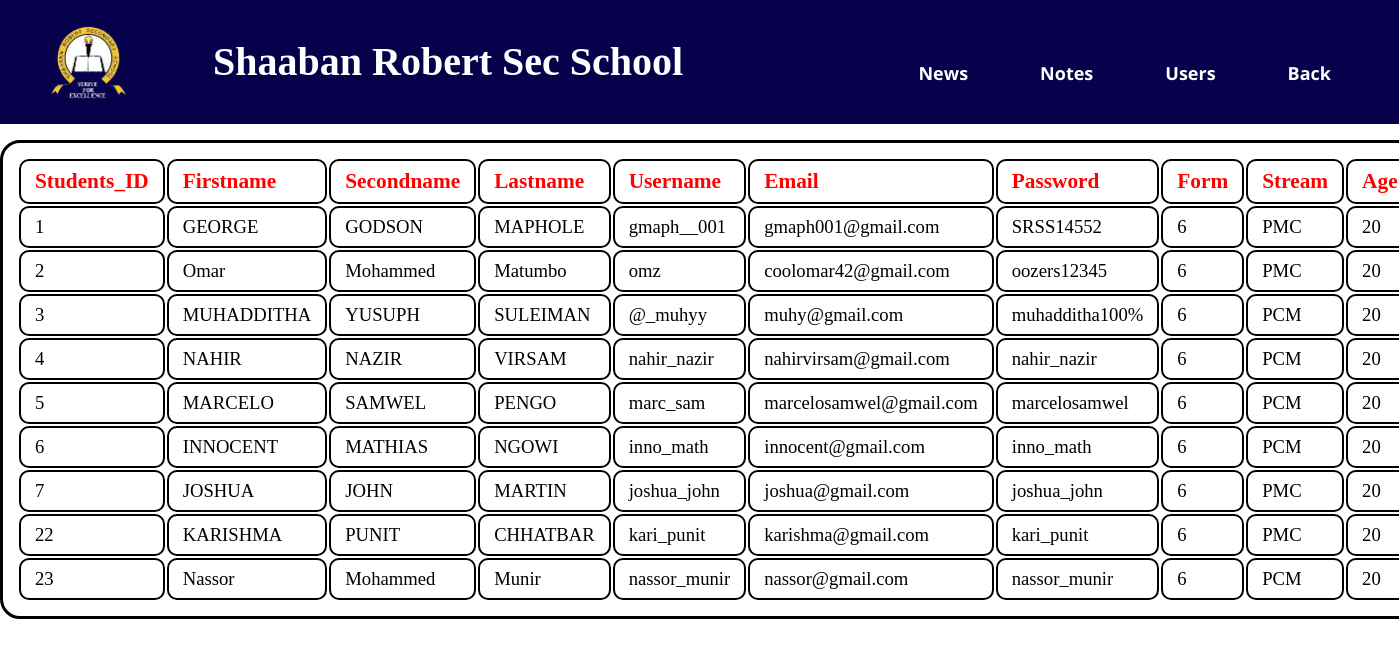
The page /users.php on the database its author committed.
### tables this page shows
CREATE TABLE `students` (
  `Students_ID` int(255) NOT NULL,
  `firstname` varchar(255) NOT NULL,
  `secondname` varchar(255) NOT NULL,
  `lastname` varchar(255) NOT NULL,
  `username` varchar(500) NOT NULL,
  `email` varchar(50) NOT NULL,
  `password` varchar(100) NOT NULL,
  `form` int(1) NOT NULL,
  `stream` varchar(3) NOT NULL,
  `age` int(2) NOT NULL,
  `photo` varchar(500) DEFAULT NULL,
  `OTP` int(6) DEFAULT NULL,
  `userkey` int(20) NOT NULL,
  `tarehe` int(50) NOT NULL
);

### users.php (the view, shortened to what this page needs)
<?php
     $uname = $_GET['uname'];
?>
<!DOCTYPE html>
<html lang="en">
<head>
     <link rel="stylesheet" type="text/css" href="navBar.css">
     <link rel="stylesheet" type="text/css" href="users.css">
</head>
<body>
     <nav class="navigation">
          <img src="media/images/srss-og.png" alt="shaaban robert logo" id="logo-img">
          <div class="menu">
               <span id="srss"><b>Shaaban Robert Sec School</b></span>
               <div class="horizontal_menu">
                    <ul type="none">
                         <?php
                              echo
                                   "<li><a href='upload_news.php?uname=$uname'>News</a></li>
                                   <li><a href='check.php?uname=$uname'>Notes</a></li>
                                   <li><a href='users.php?uname=$uname'>Users</a></li>
                                   <li><a href='home.php?uname=$uname'>Back</a></li>";
                         ?>
                    </ul>
               </div>
          </div>
     </nav>
     <center>
          <div class="body">
               <div class="data">
                    <table border="2">
                         <tr class="header">
                              <td>Students_ID</td>
                              <td>Firstname</td>
                              <td>Secondname</td>
                              <td>Lastname</td>
                              <td>Username</td>
                              <td>Email</td>
                              <td>Password</td>
                              <td>Form</td>
                              <td>Stream</td>
                              <td>Age</td>
                         </tr>
                              <?php
                                   require_once "config.php";
                                   $data = "SELECT * FROM students ORDER BY Students_ID";
                                   $result = mysqli_query( $db, $data );
                              ?>
                              <?php
                                   if( mysqli_num_rows($result) > 0 ) {
                                        for($i = 0; $i<mysqli_num_rows($result); $i++){
                                             $user = mysqli_fetch_array($result);
                              ?>
                                             <tr>
                                                  <td>
                                                       <?php
                                                            echo $user["Students_ID"];
                                                       ?>
                                                  </td>
                                                  <td>
                                                       <?php
                                                            echo $user["firstname"];
                                                       ?>
                                                  </td>
                                                  <td>
                                                       <?php
                                                            echo $user["secondname"];
                                                       ?>
                                                  </td>
                                                  <td>
                                                       <?php
                                                            echo $user["lastname"];
                                                       ?>
                                                  </td>
                                                  <td>
                                                       <?php
                                                            echo $user["username"];
                                                       ?>
                                                  </td>
                                                  <td>
                                                       <?php
                                                            echo $user["email"];
                                                       ?>
                                                  </td>
                                                  <td>
                                                       <?php
                                                            echo $user["password"];
                                                       ?>
                                                  </td>
                                                  <td>
                                                       <?php
                                                            echo $user["form"];
                                                       ?>
                                                  </td>
                                                  <td>
                                                       <?php
                                                            echo $user["stream"];
                                                       ?>
                                                  </td>
                                                  <td>
                                                       <?php
                                                            echo $user["age"];
                                                       ?>
                                                  </td>
                                             </tr>
                              <?php
                                        }
                                   }
                              ?>
                    </table>
               </div>
          </div>
     </center>
</body>
</html>

### navBar.css (style rules this page uses)
* { padding: 0; margin: 0; box-sizing: border-box; font-size: 'Open Sans' ,sans-serif; transition: 0.5s ease-in-out; }
.navigation { display: flex; justify-content: space-between; align-items: center; background-color: #07004a; padding: 8px; width: 100%; position: fixed; top: 0; z-index: 100; }
#logo-img { margin: 12px; margin-left: 42px; width: 80px; }
#srss { color: white; font-size: 250%; width: 800px; text-align: left; font-family: Old English Text MT; margin-left: -15vw; }
.menu { display: flex; align-items: center; justify-content: space-between; width: 70%; font-family: Open sans, sans-serif; font-weight: bold; }
.horizontal_menu { margin-left: 5%; font-size: 300%; }
.horizontal_menu ul { display: flex; align-items: center; justify-content: space-between; }
.navigation ul li a { text-decoration: none; padding: 12px; font-size: 18px; color: white; margin-right: 48px; transition: 0.3s ease-in-out; border-radius: 12px; }

### users.css (style rules this page uses)
.body { margin-top: 10%; }
.data { margin-top: 2vh; }
table { border: 3px solid black; border-radius: 20px; font-size: 14pt; padding: 1%; }
td { border: 2px solid black; border-radius: 10px; padding: 1vh 1vw; width: max-content; }
.header { font-weight: bold; font-family: Algerian; color: red; font-size: 16pt; }

### rows shown on the page
students: Students_ID "1", firstname "GEORGE", secondname "GODSON", lastname "MAPHOLE", username "gmaph__001", email "gmaph001@gmail.com", password "SRSS14552", form "6", stream "PMC", age "20"
students: Students_ID "2", firstname "Omar", secondname "Mohammed", lastname "Matumbo", username "omz", email "coolomar42@gmail.com", password "oozers12345", form "6", stream "PMC", age "20"
students: Students_ID "3", firstname "MUHADDITHA", secondname "YUSUPH", lastname "SULEIMAN", username "@_muhyy", email "muhy@gmail.com", password "muhadditha100%", form "6", stream "PCM", age "20"
students: Students_ID "4", firstname "NAHIR", secondname "NAZIR", lastname "VIRSAM", username "nahir_nazir", email "nahirvirsam@gmail.com", password "nahir_nazir", form "6", stream "PCM", age "20"
students: Students_ID "5", firstname "MARCELO", secondname "SAMWEL", lastname "PENGO", username "marc_sam", email "marcelosamwel@gmail.com", password "marcelosamwel", form "6", stream "PCM", age "20"
students: Students_ID "6", firstname "INNOCENT", secondname "MATHIAS", lastname "NGOWI", username "inno_math", email "innocent@gmail.com", password "inno_math", form "6", stream "PCM", age "20"
students: Students_ID "7", firstname "JOSHUA", secondname "JOHN", lastname "MARTIN", username "joshua_john", email "joshua@gmail.com", password "joshua_john", form "6", stream "PMC", age "20"
students: Students_ID "22", firstname "KARISHMA", secondname "PUNIT", lastname "CHHATBAR", username "kari_punit", email "karishma@gmail.com", password "kari_punit", form "6", stream "PMC", age "20"
students: Students_ID "23", firstname "Nassor", secondname "Mohammed", lastname "Munir", username "nassor_munir", email "nassor@gmail.com", password "nassor_munir", form "6", stream "PCM", age "20"
